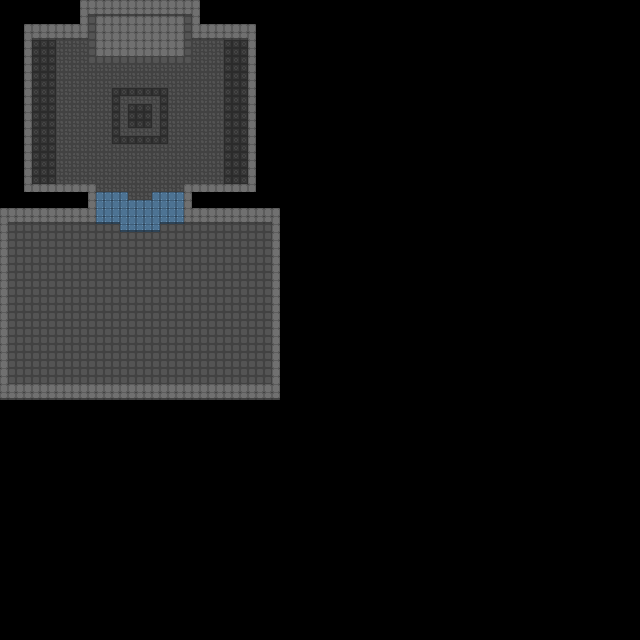

Below is a game level as drawn by its tile map, then a one-line description and the .tmx that defines it (tile-layer data replaced by summaries):
An orthogonal 80x80 tile map with 8x8 px tiles, 1 tile layer (floor) and 16 objects.

<map version="1.10" tiledversion="1.11.0" orientation="orthogonal" renderorder="right-down" width="80" height="80" tilewidth="8" tileheight="8" infinite="0" nextlayerid="7" nextobjectid="17">
 <tileset firstgid="1" name="Heol2" tilewidth="8" tileheight="8" tilecount="6400" columns="16">
  <image source="../resources/Heol2.png" trans="ff00ff" width="128" height="128" />
 </tileset>
 <layer id="1" name="floor" width="80" height="80">
  <data>[6400 cells, 1520 non-empty, 7 distinct tile ids]</data>
 </layer>
 <objectgroup id="6" name="walls" visible="0">
  <object id="1" x="80" y="0" width="120" height="8" />
  <object id="2" x="200" y="24" width="56" height="8" />
  <object id="3" x="24" y="24" width="56" height="8" />
  <object id="4" x="80" y="8" width="8" height="24" />
  <object id="5" x="192" y="8" width="8" height="24" />
  <object id="6" x="248" y="32" width="8" height="160" />
  <object id="7" x="24" y="32" width="8" height="160" />
  <object id="8" x="32" y="184" width="64" height="8" />
  <object id="9" x="184" y="184" width="64" height="8" />
  <object id="10" x="88" y="192" width="8" height="24" />
  <object id="11" x="184" y="192" width="8" height="24" />
  <object id="12" x="192" y="208" width="88" height="8" />
  <object id="13" x="0" y="208" width="88" height="8" />
  <object id="14" x="0" y="384" width="280" height="8" />
  <object id="15" x="272" y="216" width="8" height="168" />
  <object id="16" x="0" y="216" width="8" height="168" />
 </objectgroup>
</map>
